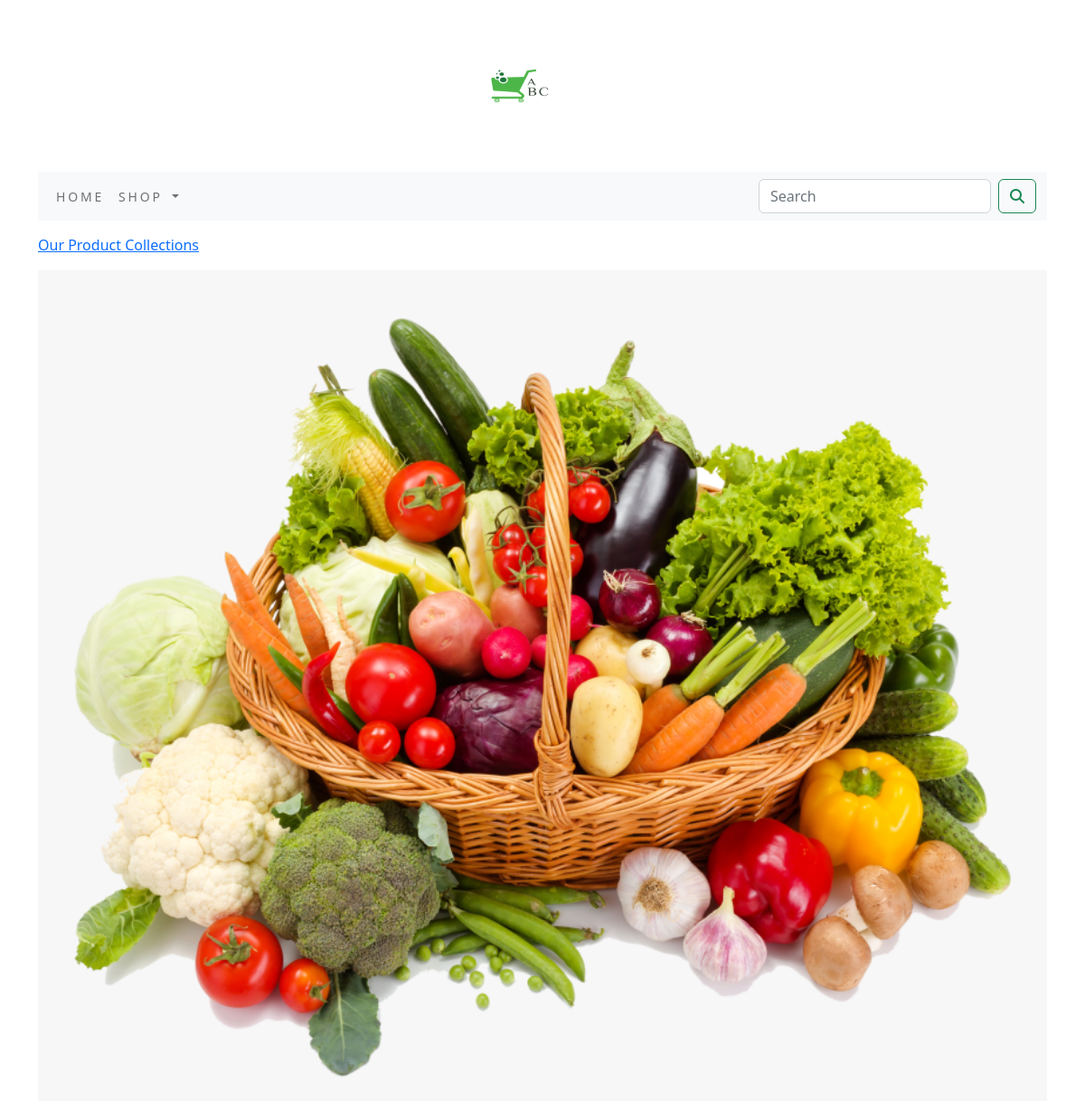
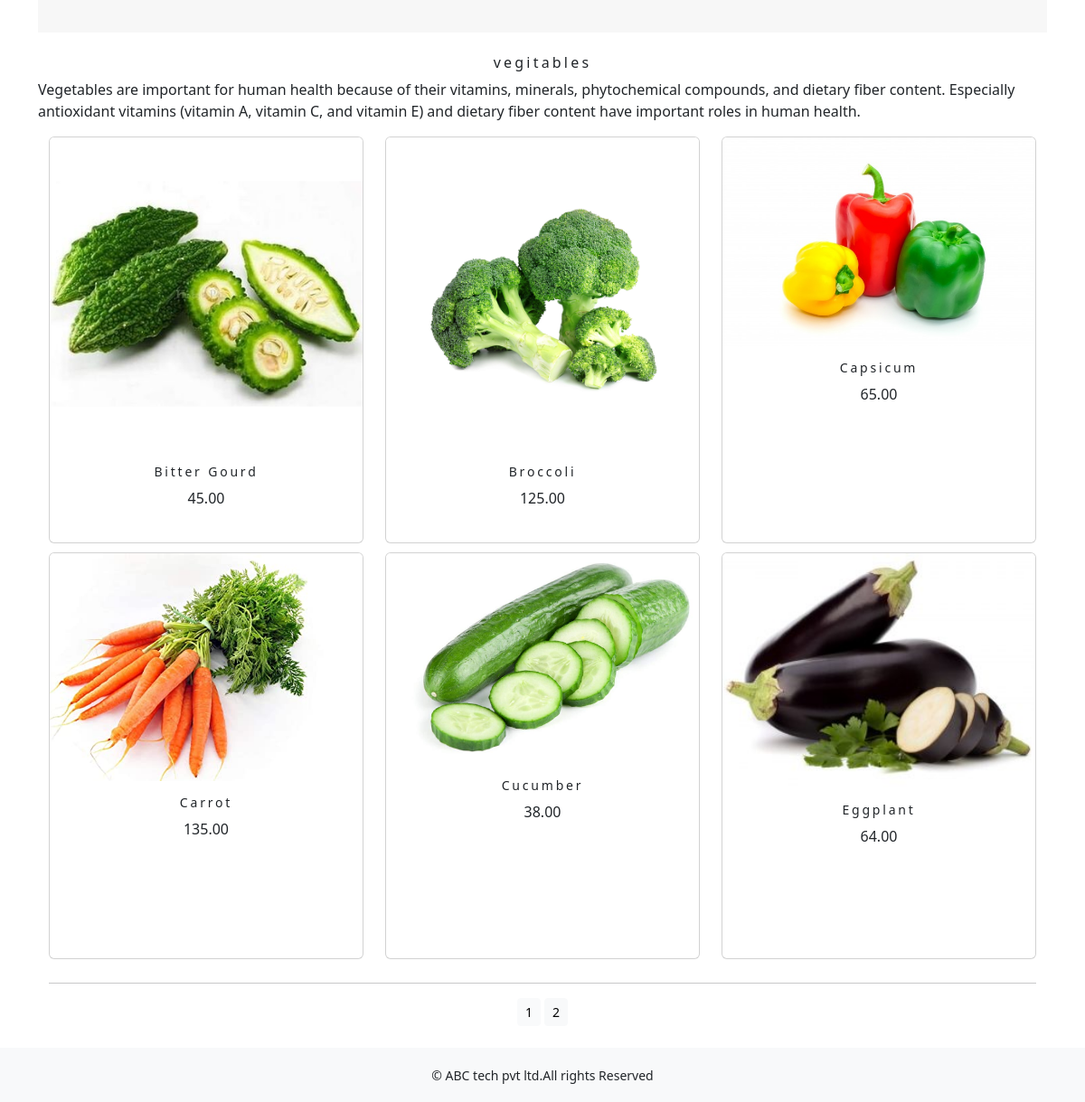
/shop/vegitables/, run on the app's committed database (2 pictures, top to bottom).
### shop/models.py (models this page shows, shortened)
class Category(models.Model):
    name=models.CharField(max_length=250,unique=True)
    slug=models.SlugField(max_length=250,unique=True)
    description=models.TextField(blank=True)
    image=models.ImageField(upload_to='category',blank=True)
    class Meta:
        ordering=('name',)
        verbose_name='category'
        verbose_name_plural='categories'
    def get_url(self):
        return reverse('shop:product_by_category',args=[self.slug])

class Product(models.Model):
    name=models.CharField(max_length=250,unique=True)
    slug=models.SlugField(max_length=250,unique=True)
    description=models.TextField(blank=True)
    price=models.DecimalField(max_digits=10,decimal_places=2)
    category=models.ForeignKey(Category,on_delete=models.CASCADE)
    image=models.ImageField(upload_to='product',blank=True)
    stock=models.IntegerField()
    available=models.BooleanField(default=True)
    created=models.DateTimeField(auto_now_add=True)
    updated=models.DateTimeField(auto_now=True)
    def get_url(self):
        return reverse('shop:prodCatdetail', args=[self.category.slug,self.slug])
    class Meta:
        ordering=('name',)
        verbose_name='product'
        verbose_name_plural='products'

### shop/views.py (the view)
# urls.py: path('', views.allProdCat, name='allProdCat'),
def allProdCat(request,c_slug=None):
    c_page=None
    products_list=None
    if c_slug!=None:
        c_page=get_object_or_404(Category,slug=c_slug)
        products_list=Product.objects.all().filter(category=c_page,available=True)
    else:
        products_list=Product.objects.all().filter(available=True)
    paginator=Paginator(products_list,6)
    try:
        page=int(request.GET.get('page','1'))
    except:
        page=1
    try:
        products=paginator.page(page)
    except (EmptyPage,InvalidPage):
        products=paginator.page(paginator.num_pages)
    return render(request,"category.html",{'category':c_page,'products':products})

### cart/context_processors.py (called while the page is built)
def counter(request):
    item_count=0
    if 'admin' in request.path:
        return {}
    else:
        try:
            cart=Cart.objects.filter(cart_id=_cart_id(request))
            cart_items=CartItem.objects.all().filter(cart=cart[:1])
            for cart_item in cart_items:
                item_count += cart_item.quantity
        except Cart.DoesNotExist:
            item_count =0
    return dict(item_count=item_count)

### cart/views.py (called while the page is built)
def _cart_id(request):
    cart=request.session.session_key
    if not cart:
        cart=request.session.create()
    return cart

### shop/context_processors.py (called while the page is built)
def menu_links(request):
    links=Category.objects.all()
    return dict(links=links)

### template/category.html (shortened to what this page needs)
{% extends 'base.html' %}
{% load static %}
{% block content %}
{% if category %}
    <div>
        <div class="row my_row_class">
            <div class="mx-auto">
            <p><a href="{% url 'shop:allProdCat' %}">Our Product Collections</a></p>
        </div>
            </div>
    </div>
    {% endif %}
<div class="mx_auto">
    {% if category %}
        <img class="my_image" src="{{category.image.url}}" alt="{{category.name}}" width="250px;" height="250px;">
</div>
    <br>
<div>
        <h1 class="text-center my_title">{{category.name}}</h1>
        <p class="text-justify">{{category.description}}</p>
</div>
{% endif %}
<div class="container">
    <div class="row mx_auto">
        {% for product in products.object_list %}
        <div class="my_bottom_margin col_9 col-sm-12 col-md-4 col-lg-4">
            <div class="card text-center" style="min-width:18rem; height:450px";>
                <a href="{{product.get_url}}"><img class="card-img-top my_image" src="{{product.image.url}}" alt="{{product.name}}" width="250px" height="250px"></a>
            <div class="card-body">
                <h4>{{product.name}}</h4>
                <p>{{product.price}}</p>
            </div>
            </div>
        </div>
        {% endfor %}
    </div>
    <div class="mx_auto">
        {% if products.paginator.num_pages > 1 %}
        <hr>
        <div class="text-center">
            {% for pg in products.paginator.page_range %}
                <a href="?page={{pg}}" class="btn btn-light btn-sm {% if products.number == pg %} active {% endif %}">{{pg}}</a>
            {% endfor %}
        </div>
        {% endif %}
    </div>
    <br>
</div>
{% endblock %}

### static/css/custom.css (style rules this page uses)
body { font-family: 'Roboto', sans-serif; }
.my_row_class { padding-top :15px; }
.my_image { width:100%; height:auto; }
.my_title { font-size:16px; text_transform:uppercase; letter-spacing:.2em; }
.my_bottom_margin { margin-bottom:10px; }
.card-body h4 { font-size:14px; text_transform:uppercase; letter-spacing:.2em; }

### data on the page
Category: image (picture), name "vegitables", description "Vegetables are important for human health because of their vitamins, minerals, phytochemical compounds, and dietary fiber content. Especially antioxidant vitamins (vitamin A, vitamin C, and vitamin E) and dietary fiber content have important roles in human health."
Product: image (picture), name "Bitter Gourd", price "45.00"
Product: image (picture), name "Broccoli", price "125.00"
Product: image (picture), name "Capsicum", price "65.00"
Product: image (picture), name "Carrot", price "135.00"
Product: image (picture), name "Cucumber", price "38.00"
Product: image (picture), name "Eggplant", price "64.00"

### other printed values
{{ pg }} "1" "2"
